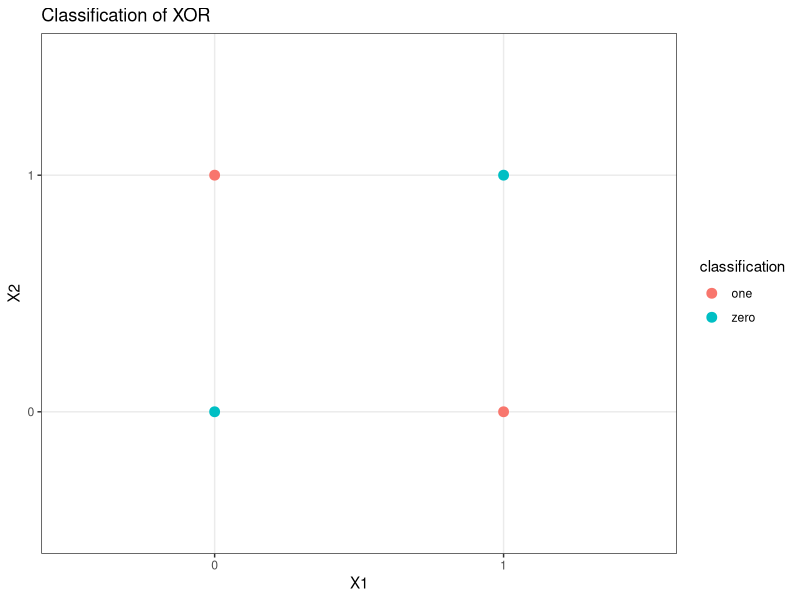
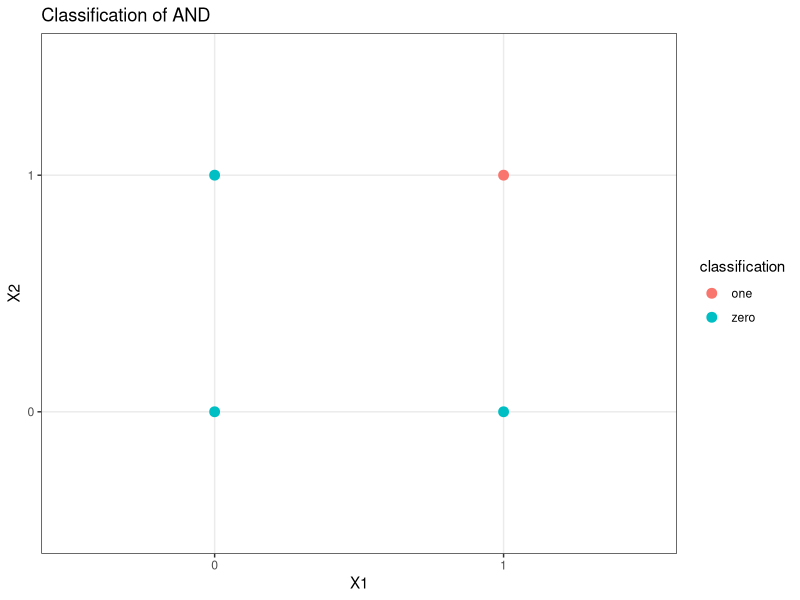

Recreate these plots in R, in order.
## ---- chunk 1
knitr::opts_chunk$set(fig.width=3, fig.height=2,
                      warning=FALSE, message=FALSE, echo=FALSE)
## ---- chunk 2
library(ggplot2)
library(xtable)
library(dplyr)
library(data.table)
## ---- chunk 3
x <- c(0, 0, 1, 1)
y <- c(0, 1, 0, 1)
classification <- c('zero', 'one', 'one', 'zero')
df <- data.frame(cbind(x,y, classification))

ggplot(df) + geom_point(aes(x, y, color = classification), size=3) + 
  labs(title = "Classification of XOR", x = "X1", y = "X2") +
  theme_bw()
## ---- chunk 4
x <- c(0, 0, 1, 1)
y <- c(0, 1, 0, 1)
classification <- c('zero', 'zero', 'zero', 'one')
df <- data.frame(cbind(x,y, classification))

ggplot(df) + geom_point(aes(x, y, color = classification), size=3) + 
  labs(title = "Classification of AND", x = "X1", y = "X2") +
  theme_bw()
